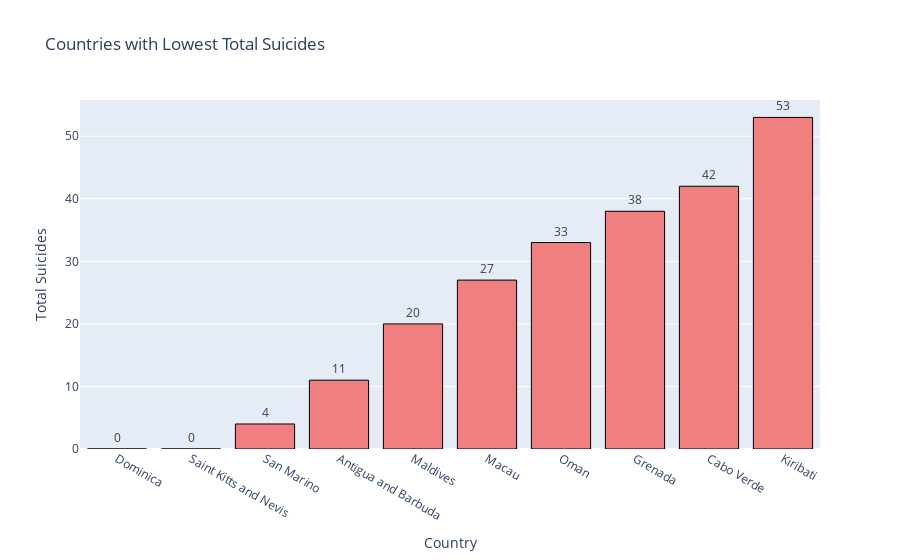

Notebook source saved alongside this figure:
### Code cell
lowest_countries_suicides = df.groupby('country')['suicides_no'].sum().nsmallest(10).reset_index()

# Create an interactive bar plot
fig = px.bar(
    lowest_countries_suicides,
    x='country',
    y='suicides_no',
    title='Countries with Lowest Total Suicides',
    labels={'country': 'Country', 'suicides_no': 'Total Suicides'},
)

# Customize the appearance (optional)
fig.update_traces(marker_color='lightcoral', marker_line_color='black', marker_line_width=1)

# Add interactivity (hover text)
fig.update_traces(texttemplate='%{y}', textposition='outside')

# Set axis labels
fig.update_xaxes(title_text='Country')
fig.update_yaxes(title_text='Total Suicides')

# Show the interactive plot
fig.show()

### Figure 1 — Plotly figure (JSON) as saved in the notebook; plotly's stock layout.template omitted (floating-point values rounded to 4 significant figures)
{"data": [{"alignmentgroup": "True", "hovertemplate": "Country=%{x}<br>Total Suicides=%{y}<extra></extra>", "legendgroup": "", "marker": {"color": "lightcoral", "line": {"color": "black", "width": 1}, "pattern": {"shape": ""}}, "name": "", "offsetgroup": "", "orientation": "v", "showlegend": false, "textposition": "outside", "texttemplate": "%{y}", "type": "bar", "x": ["Dominica", "Saint Kitts and Nevis", "San Marino", "Antigua and Barbuda", "Maldives", "Macau", "Oman", "Grenada", "Cabo Verde", "Kiribati"], "xaxis": "x", "y": [0, 0, 4, 11, 20, 27, 33, 38, 42, 53], "yaxis": "y"}], "layout": {"barmode": "relative", "legend": {"tracegroupgap": 0}, "title": {"text": "Countries with Lowest Total Suicides"}, "xaxis": {"anchor": "y", "domain": [0, 1], "title": {"text": "Country"}}, "yaxis": {"anchor": "x", "domain": [0, 1], "title": {"text": "Total Suicides"}}}}
